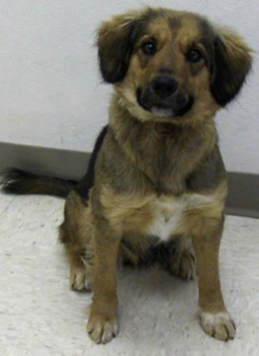
#> input picture Chapter 03/06. CNN/imgs/dog.png, 259 x 356 px, shrunk from 478 x 658 before the run, given in place of dog.jpg, which was not available
$ jupyter execute --allow-errors threshold.ipynb   (text cells are left out)
#> lines starting #> are read from the running program, lines starting #| are printed output that depends on the picture; after the words box and inside, x2 and y2 are one past the last pixel; in counts of white or black regions, pixels touching at a corner belong together; pictures that were not available may be replaced by others from this repository, and a replacement may not be noted
[cell 1]
import cv2
import matplotlib.pyplot as plt

[cell 2]
dog = cv2.imread("img\img\dog.jpg")
#> dog is the input picture: shape (356, 259, 3); mean B, G, R 112.6, 123.5, 125.9
type(dog)

[cell 3]
cv2.imshow('dog1', dog)
cv2.waitKey(1)

[cell 4]
plt.figure(figsize=(12,8))
rgb_dog = cv2.cvtColor(dog, cv2.COLOR_BGR2RGB)
gray_dog = cv2.cvtColor(dog, cv2.COLOR_BGR2GRAY)
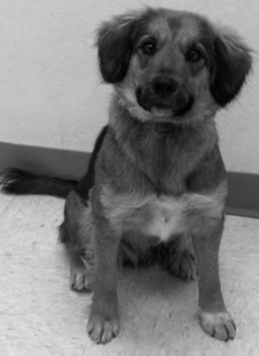
#> gray_dog: shape (356, 259); min 1, max 229, mean 123
plt.imshow(gray_dog, cmap='gray')

[cell 5]
retval, dst = cv2.threshold(gray_dog, 200, 255, cv2.THRESH_BINARY)
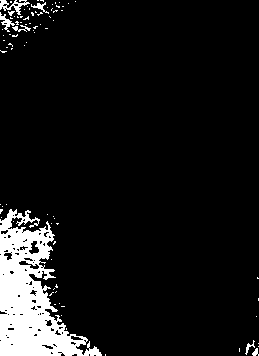
#> dst: shape (356, 259); 8.3% white; 84 white regions (76 under 20 px), largest, box (x1, y1, x2, y2) and area: (0, 209, 102, 356) 6972, (0, 0, 30, 15) 171, (0, 12, 15, 32) 102
plt.imshow(dst, cmap='gray')

[cell 6]
retval, dst = cv2.threshold(gray_dog, 200, 255, cv2.THRESH_BINARY_INV)
plt.imshow(dst, cmap='gray')

[cell 7]
retval, dst = cv2.threshold(gray_dog, 230, 255, cv2.THRESH_TRUNC)
plt.imshow(dst, cmap='gray')

[cell 8]
retval, dst = cv2.threshold(gray_dog, 120, 255, cv2.THRESH_TOZERO)
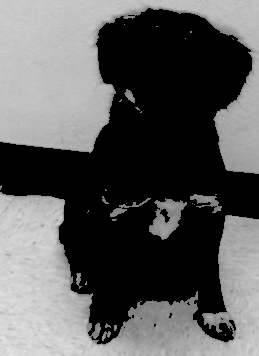
#> dst: shape (356, 259); min 0, max 229, mean 90.5
plt.imshow(dst, cmap='gray')

[cell 9]
beach = cv2.imread('img/img/beach.jpg')
type(beach)

[cell 10]
plt.figure(figsize=(12,8))
#> (the rest of this cell did not finish here and is left out)

#> (a cell that did not finish here is left out)

#> (a cell that did not finish here is left out)

#> (a cell that did not finish here is left out)

#> (a cell that did not finish here is left out)

[cell 15]
text_img = cv2.imread('img/img/notes.png')
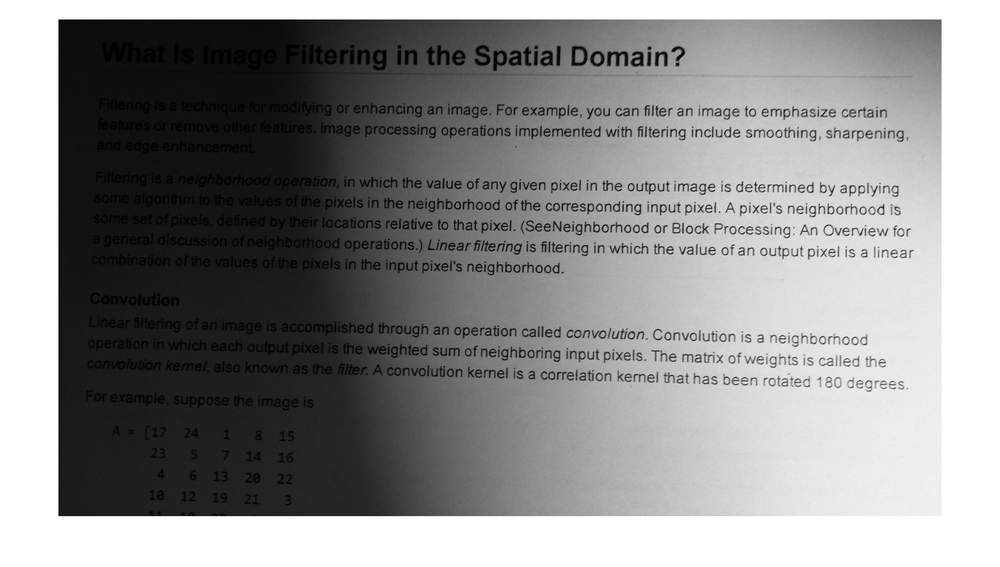
#> input picture Chapter 03/OpenCV_1/img/img/notes.png, 1000 x 567 px, shrunk from 1848 x 1048 before the run
#> text_img is the input picture: shape (567, 1000, 3); min 0, max 255, mean 143
text_img_gray = cv2.imread('img/img/notes.png', 0)
#> text_img_gray: shape (567, 1000); min 0, max 255, mean 143
plt.figure(figsize=(20,10))
plt.imshow(text_img_gray, cmap='gray')

[cell 16]
dat = cv2.adaptiveThreshold(text_img_gray, 255, cv2.ADAPTIVE_THRESH_MEAN_C, cv2.THRESH_BINARY, 11, 3)
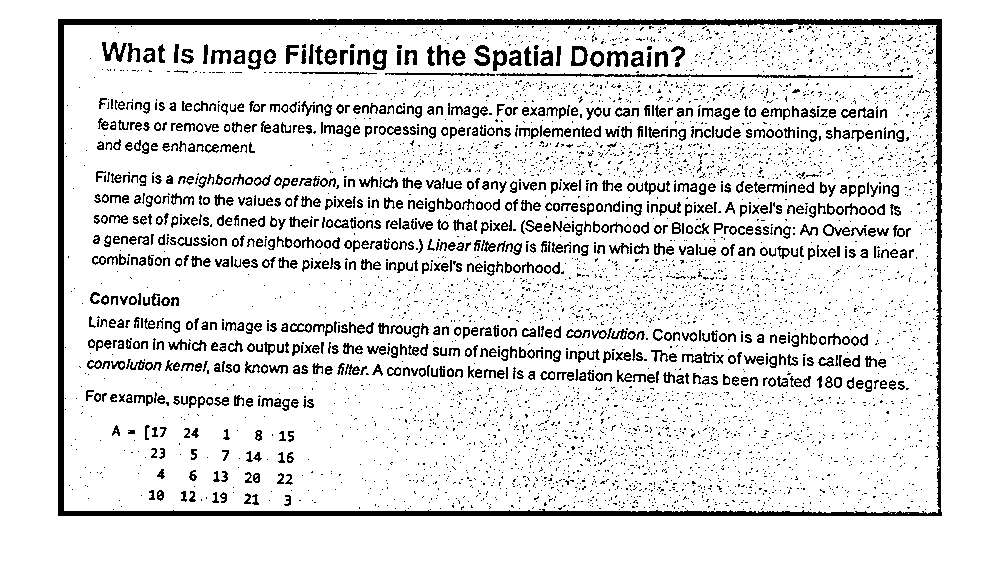
#> dat: shape (567, 1000); 88.4% white; black in thin lines or dots, all inside (x1, y1, x2, y2) = (58, 19, 942, 516)
plt.figure(figsize=(20,10))
plt.imshow(dat, cmap='gray')
